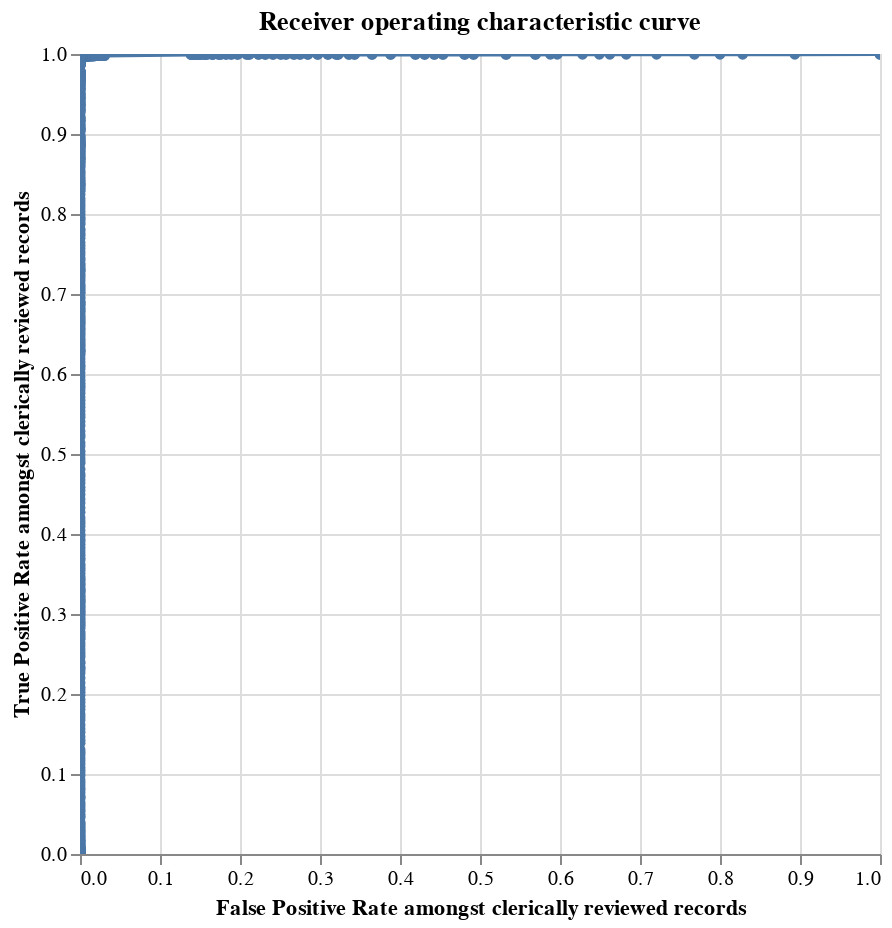

Notebook source saved alongside this figure:
### Code cell
linker.roc_chart_from_labels_column("cluster", match_weight_round_to_nearest=0.1)

### Figure 1 — Vega-Lite specification as saved in the notebook (floating-point values rounded to 4 significant figures; data arrays with more than 128 entries replaced by an {"elided": "..."} marker saying what was removed)
{"config": {"view": {"continuousWidth": 300, "continuousHeight": 300}}, "data": {"name": "data-f6dbb75fa618f02a339efbf48becd822"}, "mark": {"type": "line", "clip": true, "point": true}, "encoding": {"tooltip": [{"field": "truth_threshold", "format": ".4f", "type": "quantitative"}, {"field": "match_probability", "format": ".4%", "type": "quantitative"}, {"field": "fp_rate", "format": ".4f", "title": "FP_rate", "type": "quantitative"}, {"field": "tp_rate", "format": ".4f", "title": "TP_rate", "type": "quantitative"}, {"field": "tp", "format": ",.0f", "title": "TP", "type": "quantitative"}, {"field": "tn", "format": ",.0f", "title": "TN", "type": "quantitative"}, {"field": "fp", "format": ",.0f", "title": "FP", "type": "quantitative"}, {"field": "fn", "format": ",.0f", "title": "FN", "type": "quantitative"}, {"field": "precision", "format": ".4f", "type": "quantitative"}, {"field": "recall", "format": ".4f", "type": "quantitative"}, {"field": "f1", "format": ".4f", "title": "F1", "type": "quantitative"}], "x": {"field": "fp_rate", "sort": ["truth_threshold"], "title": "False Positive Rate amongst clerically reviewed records", "type": "quantitative"}, "y": {"field": "tp_rate", "sort": ["truth_threshold"], "title": "True Positive Rate amongst clerically reviewed records", "type": "quantitative"}}, "height": 400, "params": [{"name": "mouse_zoom", "select": {"type": "interval", "encodings": ["x"]}, "bind": "scales"}], "title": "Receiver operating characteristic curve", "width": 400, "$schema": "https://vega.github.io/schema/vega-lite/v5.9.3.json", "datasets": {"data-f6dbb75fa618f02a339efbf48becd822": {"elided": "637 records"}}}
